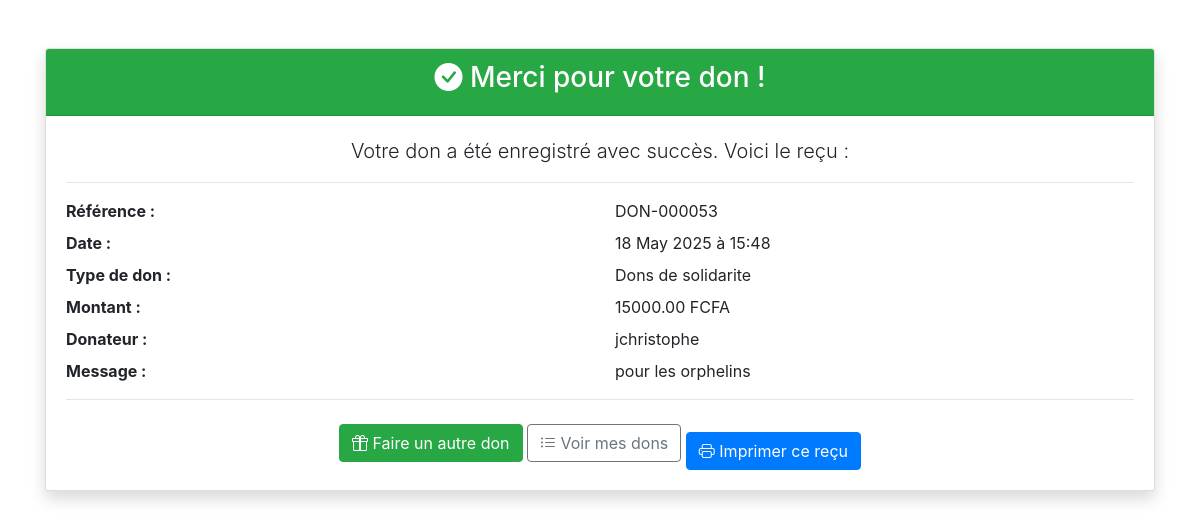
Page /confirmation/Dons de solidarite/53/ (signed in) on the committed database.
### application/models.py (models this page shows, shortened)
class Don(models.Model):
    STATUT_CHOICES = [
        ('ATT', 'En attente'),
        ('VAL', 'Validé'),
        ('REF', 'Refusé')
    ]
    type_don = models.CharField(max_length=50)
    montant = models.DecimalField(max_digits=10, decimal_places=2, null=True, blank=True)
    nature = models.CharField(max_length=255, null=True, blank=True)
    message = models.TextField(blank=True)
    anonyme = models.BooleanField(default=False)
    moyen_paiement = models.CharField(max_length=50, blank=True, null=True)
    donateur = models.ForeignKey(User, on_delete=models.SET_NULL, null=True, blank=True)
    methode = models.CharField(max_length=50, blank=True, null=True)
    date = models.DateTimeField(auto_now_add=True)
    statut = models.CharField(max_length=3, choices=STATUT_CHOICES, default='ATT')

### application/views.py (the view)
# urls.py: path('confirmation/<str:type_don>/<int:don_id>/', views.confirmation_don, name='confirmation_don'),
@login_required
def confirmation_don(request, type_don, don_id):
    don = get_object_or_404(Don, id=don_id)
    if don.donateur and don.donateur != request.user:
        return redirect('application:acceuil')  # Prevent unauthorized access
    context = {
        'don': don,
        'type_don': don.type_don,
        'confirmation_message': {
            'solidarite': "Merci pour votre cadeau de solidarité !",
            'projet': "Merci pour votre contribution au projet commun !",
            'ponctuel': "Merci pour votre don ponctuel !",
            'nature': "Merci pour votre don en nature !"
        }.get(don.type_don, "Merci pour votre don !")
    }
    return render(request, 'dons/confirmation.html', context)

### application/templates/dons/confirmation.html (shortened to what this page needs)
{% extends 'base.html' %}
{% block content %}
<div class="container mt-5">
    <div class="card shadow">
        <div class="card-header bg-success text-white text-center">
            <h3><i class="bi bi-check-circle-fill"></i> Merci pour votre don !</h3>
        </div>
        <div class="card-body">
            <p class="lead">Votre don a été enregistré avec succès. Voici le reçu :</p>
            <hr>
            <div class="row mb-2">
                <div class="col-md-6"><strong>Référence :</strong></div>
                <div class="col-md-6">DON-{{ don.id|stringformat:"06d" }}</div>
            </div>
            <div class="row mb-2">
                <div class="col-md-6"><strong>Date :</strong></div>
                <div class="col-md-6">{{ don.date|date:"d M Y à H:i" }}</div>
            </div>
            <div class="row mb-2">
                <div class="col-md-6"><strong>Type de don :</strong></div>
                <div class="col-md-6">{{ don.type_don }}</div>
            </div>
            {% if don.montant %}
            <div class="row mb-2">
                <div class="col-md-6"><strong>Montant :</strong></div>
                <div class="col-md-6">{{ don.montant|floatformat:2 }} FCFA</div>
            </div>
            {% endif %}
            {% if not don.anonymat %}
            <div class="row mb-2">
                <div class="col-md-6"><strong>Donateur :</strong></div>
                <div class="col-md-6">{{ don.donateur.username }}</div>
            </div>
            {% endif %}
            <div class="row mb-2">
                <div class="col-md-6"><strong>Message :</strong></div>
                <div class="col-md-6">{{ don.message }}</div>
            </div>
            <hr>
            <div class="text-center">
                <a href="{% url 'application:faire_don' type_don %}" class="btn btn-success me-2">
                    <i class="bi bi-gift"></i> Faire un autre don
                </a>
                <a href="{% url 'application:liste_dons' %}" class="btn btn-outline-secondary">
                    <i class="bi bi-list-ul"></i> Voir mes dons
                </a>
                <button class="btn btn-primary mt-3" onclick="window.print();">
                    <i class="bi bi-printer"></i> Imprimer ce reçu
                </button>
            </div>
        </div>
    </div>
</div>
{% endblock %}

### application/templates/base.html (style rules this page uses)
body { margin: 0; padding: 0; background-image: url('https://previews.123rf.com/images/pongmoji/pongmoji1502/pongmoji150200021/36435872-fond-d-%C3%A9cran-int%C3%A9rieur-blanc-la-couleur-de-fond-texture.jpg'); background-size: cover; background-repeat: no-repeat; background-position: center; height: 100vh; }
h1, p { text-align: center; }

### rows in the picture
Don: id "000053", date "18 May 2025 à 15:48", type_don "Dons de solidarite", montant "15000.00", donateur.username "jchristophe", message "pour les orphelins"
